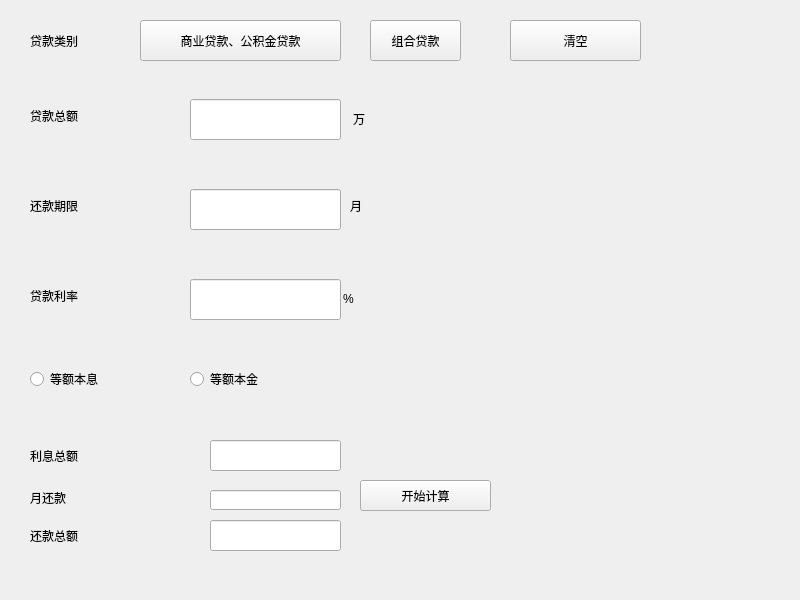
<?xml version="1.0" encoding="UTF-8"?>
<ui version="4.0">
 <class>Widget</class>
 <widget class="QWidget" name="Widget">
  <property name="geometry">
   <rect>
    <x>0</x>
    <y>0</y>
    <width>800</width>
    <height>600</height>
   </rect>
  </property>
  <property name="windowTitle">
   <string>Widget</string>
  </property>
  <widget class="QLabel" name="label">
   <property name="geometry">
    <rect>
     <x>30</x>
     <y>20</y>
     <width>91</width>
     <height>41</height>
    </rect>
   </property>
   <property name="text">
    <string>贷款类别</string>
   </property>
  </widget>
  <widget class="QPushButton" name="btn_SY">
   <property name="geometry">
    <rect>
     <x>140</x>
     <y>20</y>
     <width>201</width>
     <height>41</height>
    </rect>
   </property>
   <property name="text">
    <string>商业贷款、公积金贷款</string>
   </property>
  </widget>
  <widget class="QPushButton" name="btn_ZH">
   <property name="geometry">
    <rect>
     <x>370</x>
     <y>20</y>
     <width>91</width>
     <height>41</height>
    </rect>
   </property>
   <property name="text">
    <string>组合贷款</string>
   </property>
  </widget>
  <widget class="QStackedWidget" name="stackedWidget">
   <property name="geometry">
    <rect>
     <x>10</x>
     <y>70</y>
     <width>771</width>
     <height>511</height>
    </rect>
   </property>
   <property name="currentIndex">
    <number>0</number>
   </property>
   <widget class="QWidget" name="page">
    <widget class="QWidget" name="widget" native="true">
     <property name="geometry">
      <rect>
       <x>10</x>
       <y>10</y>
       <width>661</width>
       <height>521</height>
      </rect>
     </property>
     <widget class="QLabel" name="label_2">
      <property name="geometry">
       <rect>
        <x>10</x>
        <y>20</y>
        <width>131</width>
        <height>31</height>
       </rect>
      </property>
      <property name="text">
       <string>贷款总额</string>
      </property>
     </widget>
     <widget class="QLineEdit" name="lineEdit_1">
      <property name="geometry">
       <rect>
        <x>170</x>
        <y>19</y>
        <width>151</width>
        <height>41</height>
       </rect>
      </property>
     </widget>
     <widget class="QLabel" name="label_3">
      <property name="geometry">
       <rect>
        <x>10</x>
        <y>110</y>
        <width>131</width>
        <height>31</height>
       </rect>
      </property>
      <property name="text">
       <string>还款期限</string>
      </property>
     </widget>
     <widget class="QLineEdit" name="lineEdit_2">
      <property name="geometry">
       <rect>
        <x>170</x>
        <y>109</y>
        <width>151</width>
        <height>41</height>
       </rect>
      </property>
     </widget>
     <widget class="QLabel" name="label_4">
      <property name="geometry">
       <rect>
        <x>10</x>
        <y>200</y>
        <width>131</width>
        <height>31</height>
       </rect>
      </property>
      <property name="text">
       <string>贷款利率</string>
      </property>
     </widget>
     <widget class="QLineEdit" name="lineEdit_3">
      <property name="geometry">
       <rect>
        <x>170</x>
        <y>199</y>
        <width>151</width>
        <height>41</height>
       </rect>
      </property>
     </widget>
     <widget class="QRadioButton" name="radioButton">
      <property name="geometry">
       <rect>
        <x>10</x>
        <y>290</y>
        <width>121</width>
        <height>18</height>
       </rect>
      </property>
      <property name="text">
       <string>等额本息</string>
      </property>
     </widget>
     <widget class="QRadioButton" name="radioButton_2">
      <property name="geometry">
       <rect>
        <x>170</x>
        <y>290</y>
        <width>131</width>
        <height>18</height>
       </rect>
      </property>
      <property name="text">
       <string>等额本金</string>
      </property>
     </widget>
     <widget class="QLabel" name="label_6">
      <property name="geometry">
       <rect>
        <x>10</x>
        <y>400</y>
        <width>181</width>
        <height>31</height>
       </rect>
      </property>
      <property name="text">
       <string/>
      </property>
     </widget>
     <widget class="QLabel" name="label_22">
      <property name="geometry">
       <rect>
        <x>333</x>
        <y>23</y>
        <width>61</width>
        <height>31</height>
       </rect>
      </property>
      <property name="text">
       <string>万</string>
      </property>
     </widget>
     <widget class="QLabel" name="label_23">
      <property name="geometry">
       <rect>
        <x>330</x>
        <y>110</y>
        <width>61</width>
        <height>31</height>
       </rect>
      </property>
      <property name="text">
       <string>月</string>
      </property>
     </widget>
     <widget class="QStackedWidget" name="stackedWidget_2">
      <property name="geometry">
       <rect>
        <x>10</x>
        <y>330</y>
        <width>561</width>
        <height>261</height>
       </rect>
      </property>
      <property name="currentIndex">
       <number>0</number>
      </property>
      <widget class="QWidget" name="page_9">
       <widget class="QLabel" name="label_5">
        <property name="geometry">
         <rect>
          <x>0</x>
          <y>30</y>
          <width>161</width>
          <height>31</height>
         </rect>
        </property>
        <property name="text">
         <string>利息总额</string>
        </property>
       </widget>
       <widget class="QLabel" name="label_7">
        <property name="geometry">
         <rect>
          <x>0</x>
          <y>110</y>
          <width>171</width>
          <height>31</height>
         </rect>
        </property>
        <property name="text">
         <string>还款总额</string>
        </property>
       </widget>
       <widget class="QLineEdit" name="lineEdit_4">
        <property name="geometry">
         <rect>
          <x>180</x>
          <y>30</y>
          <width>131</width>
          <height>31</height>
         </rect>
        </property>
       </widget>
       <widget class="QLineEdit" name="lineEdit_5">
        <property name="geometry">
         <rect>
          <x>180</x>
          <y>110</y>
          <width>131</width>
          <height>31</height>
         </rect>
        </property>
       </widget>
       <widget class="QPushButton" name="pushButton_1">
        <property name="geometry">
         <rect>
          <x>330</x>
          <y>70</y>
          <width>131</width>
          <height>31</height>
         </rect>
        </property>
        <property name="text">
         <string>开始计算</string>
        </property>
       </widget>
       <widget class="QLabel" name="label_29">
        <property name="geometry">
         <rect>
          <x>0</x>
          <y>80</y>
          <width>54</width>
          <height>14</height>
         </rect>
        </property>
        <property name="text">
         <string/>
        </property>
       </widget>
       <widget class="QLabel" name="label_28">
        <property name="geometry">
         <rect>
          <x>0</x>
          <y>80</y>
          <width>61</width>
          <height>16</height>
         </rect>
        </property>
        <property name="text">
         <string>月还款</string>
        </property>
       </widget>
       <widget class="QLineEdit" name="lineEdit_s">
        <property name="geometry">
         <rect>
          <x>180</x>
          <y>80</y>
          <width>131</width>
          <height>20</height>
         </rect>
        </property>
       </widget>
      </widget>
      <widget class="QWidget" name="page_10">
       <widget class="QLabel" name="label_26">
        <property name="geometry">
         <rect>
          <x>0</x>
          <y>30</y>
          <width>161</width>
          <height>31</height>
         </rect>
        </property>
        <property name="text">
         <string>利息总额</string>
        </property>
       </widget>
       <widget class="QLabel" name="label_27">
        <property name="geometry">
         <rect>
          <x>0</x>
          <y>110</y>
          <width>171</width>
          <height>31</height>
         </rect>
        </property>
        <property name="text">
         <string>还款总额</string>
        </property>
       </widget>
       <widget class="QLineEdit" name="lineEdit_10">
        <property name="geometry">
         <rect>
          <x>190</x>
          <y>30</y>
          <width>131</width>
          <height>31</height>
         </rect>
        </property>
       </widget>
       <widget class="QLineEdit" name="lineEdit_17">
        <property name="geometry">
         <rect>
          <x>190</x>
          <y>110</y>
          <width>131</width>
          <height>31</height>
         </rect>
        </property>
       </widget>
       <widget class="QPushButton" name="pushButton_2">
        <property name="geometry">
         <rect>
          <x>360</x>
          <y>70</y>
          <width>131</width>
          <height>31</height>
         </rect>
        </property>
        <property name="text">
         <string>开始计算</string>
        </property>
       </widget>
       <widget class="QLabel" name="label_30">
        <property name="geometry">
         <rect>
          <x>0</x>
          <y>80</y>
          <width>101</width>
          <height>16</height>
         </rect>
        </property>
        <property name="text">
         <string>月递减还款</string>
        </property>
       </widget>
       <widget class="QLineEdit" name="lineEdit_m">
        <property name="geometry">
         <rect>
          <x>190</x>
          <y>80</y>
          <width>131</width>
          <height>20</height>
         </rect>
        </property>
       </widget>
      </widget>
     </widget>
     <widget class="QLabel" name="label_33">
      <property name="geometry">
       <rect>
        <x>323</x>
        <y>203</y>
        <width>31</width>
        <height>31</height>
       </rect>
      </property>
      <property name="text">
       <string>%</string>
      </property>
     </widget>
    </widget>
   </widget>
   <widget class="QWidget" name="page_2">
    <widget class="QLabel" name="label_14">
     <property name="geometry">
      <rect>
       <x>20</x>
       <y>20</y>
       <width>101</width>
       <height>31</height>
      </rect>
     </property>
     <property name="text">
      <string>商业贷款额</string>
     </property>
    </widget>
    <widget class="QLineEdit" name="lineEdit_11">
     <property name="geometry">
      <rect>
       <x>160</x>
       <y>19</y>
       <width>131</width>
       <height>31</height>
      </rect>
     </property>
    </widget>
    <widget class="QLabel" name="label_15">
     <property name="geometry">
      <rect>
       <x>20</x>
       <y>80</y>
       <width>91</width>
       <height>31</height>
      </rect>
     </property>
     <property name="text">
      <string>还款期限</string>
     </property>
    </widget>
    <widget class="QLineEdit" name="lineEdit_12">
     <property name="geometry">
      <rect>
       <x>160</x>
       <y>80</y>
       <width>131</width>
       <height>31</height>
      </rect>
     </property>
    </widget>
    <widget class="QLabel" name="label_16">
     <property name="geometry">
      <rect>
       <x>350</x>
       <y>20</y>
       <width>101</width>
       <height>31</height>
      </rect>
     </property>
     <property name="text">
      <string>公积金贷款</string>
     </property>
    </widget>
    <widget class="QLineEdit" name="lineEdit_14">
     <property name="geometry">
      <rect>
       <x>480</x>
       <y>20</y>
       <width>131</width>
       <height>31</height>
      </rect>
     </property>
    </widget>
    <widget class="QLabel" name="label_17">
     <property name="geometry">
      <rect>
       <x>350</x>
       <y>80</y>
       <width>91</width>
       <height>31</height>
      </rect>
     </property>
     <property name="text">
      <string>还款期限</string>
     </property>
    </widget>
    <widget class="QLineEdit" name="lineEdit_15">
     <property name="geometry">
      <rect>
       <x>480</x>
       <y>79</y>
       <width>131</width>
       <height>31</height>
      </rect>
     </property>
    </widget>
    <widget class="QRadioButton" name="radioButton_3">
     <property name="geometry">
      <rect>
       <x>20</x>
       <y>210</y>
       <width>151</width>
       <height>18</height>
      </rect>
     </property>
     <property name="text">
      <string>等额本息</string>
     </property>
    </widget>
    <widget class="QRadioButton" name="radioButton_4">
     <property name="geometry">
      <rect>
       <x>210</x>
       <y>210</y>
       <width>131</width>
       <height>18</height>
      </rect>
     </property>
     <property name="text">
      <string>等额本金</string>
     </property>
    </widget>
    <widget class="QLabel" name="label_19">
     <property name="geometry">
      <rect>
       <x>20</x>
       <y>330</y>
       <width>101</width>
       <height>31</height>
      </rect>
     </property>
     <property name="text">
      <string/>
     </property>
    </widget>
    <widget class="QLabel" name="label_8">
     <property name="geometry">
      <rect>
       <x>300</x>
       <y>25</y>
       <width>31</width>
       <height>21</height>
      </rect>
     </property>
     <property name="text">
      <string>万</string>
     </property>
    </widget>
    <widget class="QLabel" name="label_9">
     <property name="geometry">
      <rect>
       <x>620</x>
       <y>20</y>
       <width>41</width>
       <height>21</height>
      </rect>
     </property>
     <property name="text">
      <string>万</string>
     </property>
    </widget>
    <widget class="QLabel" name="label_10">
     <property name="geometry">
      <rect>
       <x>20</x>
       <y>150</y>
       <width>91</width>
       <height>31</height>
      </rect>
     </property>
     <property name="text">
      <string/>
     </property>
    </widget>
    <widget class="QLabel" name="label_11">
     <property name="geometry">
      <rect>
       <x>300</x>
       <y>85</y>
       <width>31</width>
       <height>21</height>
      </rect>
     </property>
     <property name="text">
      <string>月</string>
     </property>
    </widget>
    <widget class="QLabel" name="label_12">
     <property name="geometry">
      <rect>
       <x>620</x>
       <y>85</y>
       <width>41</width>
       <height>21</height>
      </rect>
     </property>
     <property name="text">
      <string>月</string>
     </property>
    </widget>
    <widget class="QLabel" name="label_13">
     <property name="geometry">
      <rect>
       <x>20</x>
       <y>143</y>
       <width>101</width>
       <height>21</height>
      </rect>
     </property>
     <property name="text">
      <string>贷款利率</string>
     </property>
    </widget>
    <widget class="QLineEdit" name="lineEdit_13">
     <property name="geometry">
      <rect>
       <x>160</x>
       <y>139</y>
       <width>131</width>
       <height>31</height>
      </rect>
     </property>
    </widget>
    <widget class="QLabel" name="label_21">
     <property name="geometry">
      <rect>
       <x>350</x>
       <y>145</y>
       <width>91</width>
       <height>21</height>
      </rect>
     </property>
     <property name="text">
      <string>贷款利率</string>
     </property>
    </widget>
    <widget class="QLineEdit" name="lineEdit_16">
     <property name="geometry">
      <rect>
       <x>480</x>
       <y>140</y>
       <width>131</width>
       <height>31</height>
      </rect>
     </property>
    </widget>
    <widget class="QStackedWidget" name="stackedWidget_3">
     <property name="geometry">
      <rect>
       <x>10</x>
       <y>260</y>
       <width>541</width>
       <height>241</height>
      </rect>
     </property>
     <property name="currentIndex">
      <number>0</number>
     </property>
     <widget class="QWidget" name="page_7">
      <widget class="QLabel" name="label_18">
       <property name="geometry">
        <rect>
         <x>0</x>
         <y>40</y>
         <width>151</width>
         <height>31</height>
        </rect>
       </property>
       <property name="text">
        <string>利息总额</string>
       </property>
      </widget>
      <widget class="QLabel" name="label_20">
       <property name="geometry">
        <rect>
         <x>0</x>
         <y>140</y>
         <width>151</width>
         <height>31</height>
        </rect>
       </property>
       <property name="text">
        <string>还款总额</string>
       </property>
      </widget>
      <widget class="QLineEdit" name="lineEdit_6">
       <property name="geometry">
        <rect>
         <x>200</x>
         <y>40</y>
         <width>131</width>
         <height>31</height>
        </rect>
       </property>
      </widget>
      <widget class="QLineEdit" name="lineEdit_7">
       <property name="geometry">
        <rect>
         <x>200</x>
         <y>140</y>
         <width>131</width>
         <height>31</height>
        </rect>
       </property>
      </widget>
      <widget class="QPushButton" name="pushButton_3">
       <property name="geometry">
        <rect>
         <x>360</x>
         <y>90</y>
         <width>131</width>
         <height>31</height>
        </rect>
       </property>
       <property name="text">
        <string>开始计算</string>
       </property>
      </widget>
     </widget>
     <widget class="QWidget" name="page_8">
      <widget class="QLabel" name="label_24">
       <property name="geometry">
        <rect>
         <x>0</x>
         <y>40</y>
         <width>161</width>
         <height>31</height>
        </rect>
       </property>
       <property name="text">
        <string>利息总额</string>
       </property>
      </widget>
      <widget class="QLabel" name="label_25">
       <property name="geometry">
        <rect>
         <x>0</x>
         <y>140</y>
         <width>171</width>
         <height>31</height>
        </rect>
       </property>
       <property name="text">
        <string>还款总额</string>
       </property>
      </widget>
      <widget class="QLineEdit" name="lineEdit_8">
       <property name="geometry">
        <rect>
         <x>200</x>
         <y>40</y>
         <width>131</width>
         <height>31</height>
        </rect>
       </property>
      </widget>
      <widget class="QLineEdit" name="lineEdit_9">
       <property name="geometry">
        <rect>
         <x>200</x>
         <y>140</y>
         <width>131</width>
         <height>31</height>
        </rect>
       </property>
      </widget>
      <widget class="QPushButton" name="pushButton_4">
       <property name="geometry">
        <rect>
         <x>360</x>
         <y>90</y>
         <width>131</width>
         <height>31</height>
        </rect>
       </property>
       <property name="text">
        <string>开始计算</string>
       </property>
      </widget>
     </widget>
    </widget>
    <widget class="QLabel" name="label_31">
     <property name="geometry">
      <rect>
       <x>290</x>
       <y>145</y>
       <width>31</width>
       <height>21</height>
      </rect>
     </property>
     <property name="text">
      <string>%</string>
     </property>
    </widget>
    <widget class="QLabel" name="label_32">
     <property name="geometry">
      <rect>
       <x>610</x>
       <y>145</y>
       <width>31</width>
       <height>21</height>
      </rect>
     </property>
     <property name="text">
      <string>%</string>
     </property>
    </widget>
   </widget>
  </widget>
  <widget class="QPushButton" name="pushButton_d">
   <property name="geometry">
    <rect>
     <x>510</x>
     <y>20</y>
     <width>131</width>
     <height>41</height>
    </rect>
   </property>
   <property name="text">
    <string>清空</string>
   </property>
  </widget>
 </widget>
 <resources/>
 <connections/>
</ui>
